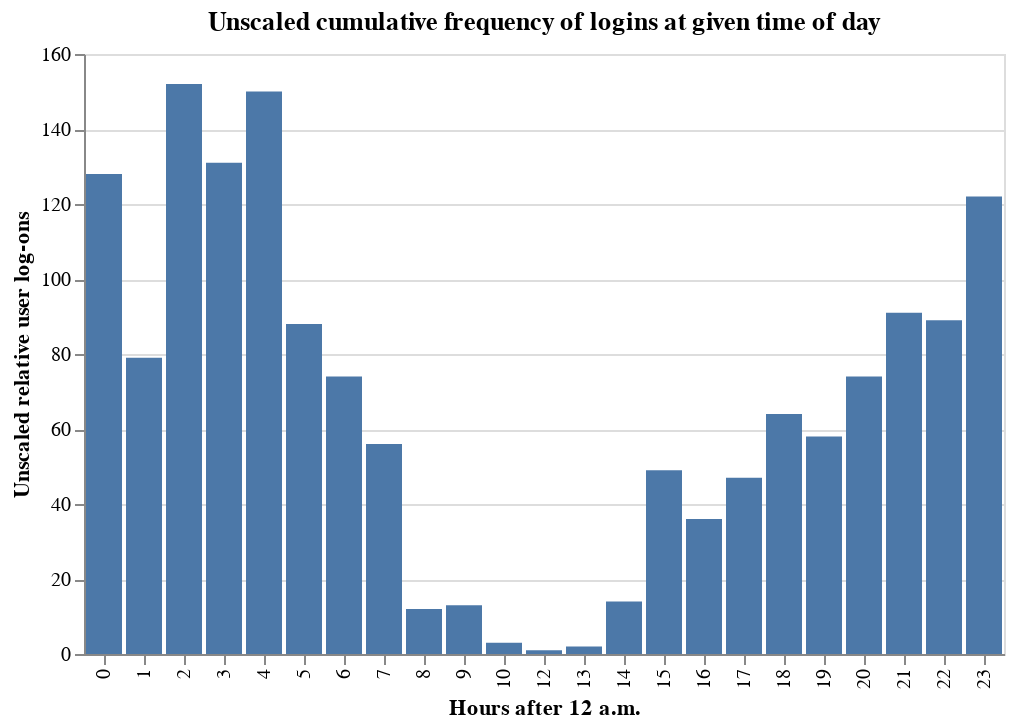

The cell this chart's notebook holds for it:
### Markdown cell above
In the original dataframe, there are repeats in `hashedEmail`, which makese sense, as observations represent a log-ons, and thus players, represented through unique `hashedEmail`, can have multiple counts (sessions).

### Code cell
hours = alt.Chart(sessions_df).mark_bar().encode(
    x=alt.X("start_hr_of_day:O",title="Hours after 12 a.m."),
    y=alt.Y("count()",title="Unscaled relative user log-ons")
).properties(
    title="Unscaled cumulative frequency of logins at given time of day"
)
hours

### Figure 1 — Vega specification as saved in the notebook (floating-point values rounded to 4 significant figures)
{"$schema": "https://vega.github.io/schema/vega/v5.json", "data": [{"name": "source_0", "values": [{"__count": 64, "start_hr_of_day": 18}, {"__count": 122, "start_hr_of_day": 23}, {"__count": 47, "start_hr_of_day": 17}, {"__count": 131, "start_hr_of_day": 3}, {"__count": 36, "start_hr_of_day": 16}, {"__count": 49, "start_hr_of_day": 15}, {"__count": 56, "start_hr_of_day": 7}, {"__count": 152, "start_hr_of_day": 2}, {"__count": 88, "start_hr_of_day": 5}, {"__count": 79, "start_hr_of_day": 1}, {"__count": 128, "start_hr_of_day": 0}, {"__count": 58, "start_hr_of_day": 19}, {"__count": 91, "start_hr_of_day": 21}, {"__count": 74, "start_hr_of_day": 6}, {"__count": 150, "start_hr_of_day": 4}, {"__count": 89, "start_hr_of_day": 22}, {"__count": 12, "start_hr_of_day": 8}, {"__count": 74, "start_hr_of_day": 20}, {"__count": 14, "start_hr_of_day": 14}, {"__count": 13, "start_hr_of_day": 9}, {"__count": 3, "start_hr_of_day": 10}, {"__count": 1, "start_hr_of_day": 12}, {"__count": 2, "start_hr_of_day": 13}]}, {"name": "source_0_x_domain_start_hr_of_day", "values": [{"start_hr_of_day": 18}, {"start_hr_of_day": 23}, {"start_hr_of_day": 17}, {"start_hr_of_day": 3}, {"start_hr_of_day": 16}, {"start_hr_of_day": 15}, {"start_hr_of_day": 7}, {"start_hr_of_day": 2}, {"start_hr_of_day": 5}, {"start_hr_of_day": 1}, {"start_hr_of_day": 0}, {"start_hr_of_day": 19}, {"start_hr_of_day": 21}, {"start_hr_of_day": 6}, {"start_hr_of_day": 4}, {"start_hr_of_day": 22}, {"start_hr_of_day": 8}, {"start_hr_of_day": 20}, {"start_hr_of_day": 14}, {"start_hr_of_day": 9}, {"start_hr_of_day": 10}, {"start_hr_of_day": 12}, {"start_hr_of_day": 13}]}, {"name": "source_0_y_domain___count", "values": [{"min": 1, "max": 152}]}], "signals": [{"name": "x_step", "value": 20}, {"name": "width", "update": "bandspace(domain('x').length, 0.1, 0.05) * x_step"}], "marks": [{"type": "rect", "name": "marks", "from": {"data": "source_0"}, "encode": {"update": {"y": {"field": "__count", "scale": "y"}, "y2": {"value": 0, "scale": "y"}, "fill": {"value": "#4c78a8"}, "width": {"signal": "max(0.25, bandwidth('x'))"}, "x": {"field": "start_hr_of_day", "scale": "x"}}}, "style": ["bar"]}], "scales": [{"name": "x", "type": "band", "domain": {"data": "source_0_x_domain_start_hr_of_day", "field": "start_hr_of_day", "sort": true}, "range": {"step": {"signal": "x_step"}}, "paddingInner": 0.1, "paddingOuter": 0.05}, {"name": "y", "type": "linear", "domain": [{"signal": "(data(\"source_0_y_domain___count\")[0] || {}).min"}, {"signal": "(data(\"source_0_y_domain___count\")[0] || {}).max"}], "range": [{"signal": "height"}, 0], "nice": true, "zero": true}], "axes": [{"scale": "y", "tickCount": {"signal": "ceil(height/40)"}, "labels": false, "domain": false, "aria": false, "zindex": 0, "orient": "left", "minExtent": 0, "gridScale": "x", "grid": true, "maxExtent": 0, "ticks": false}, {"scale": "x", "grid": false, "labelBaseline": "middle", "title": "Hours after 12 a.m.", "orient": "bottom", "labelAlign": "right", "labelAngle": 270, "zindex": 0}, {"scale": "y", "tickCount": {"signal": "ceil(height/40)"}, "zindex": 0, "orient": "left", "title": "Unscaled relative user log-ons", "labelOverlap": true, "grid": false}], "title": {"text": "Unscaled cumulative frequency of logins at given time of day", "frame": "group"}, "style": "cell", "background": "white", "padding": 5, "height": 300}
